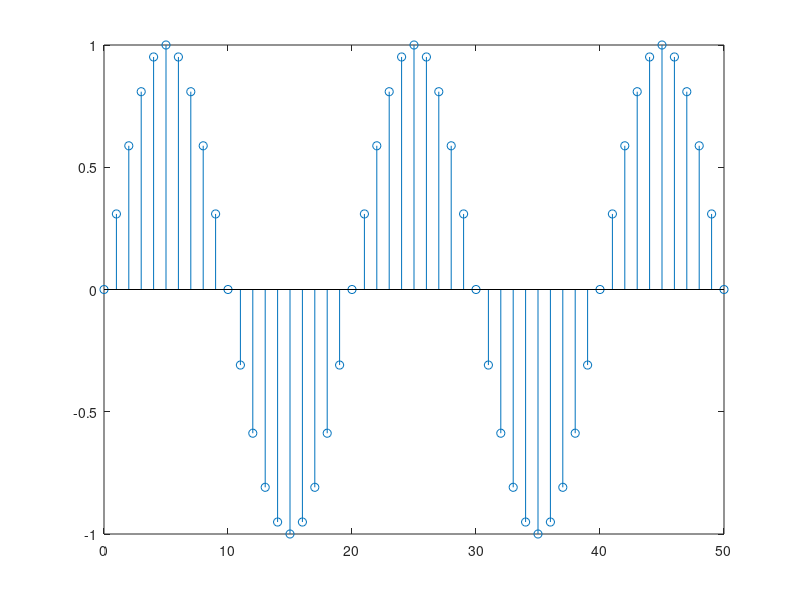

Here is the MATLAB script that generated this plot:
clc;
clear all;
close all;
%cont and discrete sine wave

% amp=input('Enter amplitude: ');
% freq=input('Enter frequency: ');
% phase=input('Enter phase: ');
% fs=input('Enter sampling frequency: ');
% len=input('Enter no. of samples');
amp=1;
freq=0.5;
phase=0;
fs=10;
len=50;
xx=0:0.1:2*pi;
x=0:len;
figure(1);
stem(x,amp*sin(2*pi*x*(freq/fs) +((pi/180)*phase)));